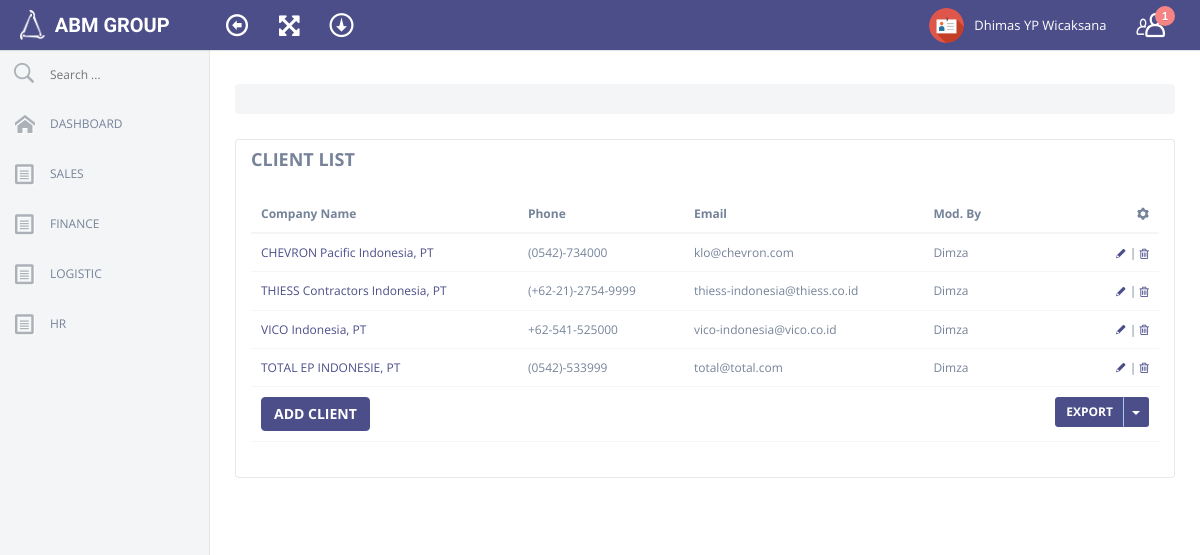
/list_client.php (signed in), run on the app's committed database.
### tables this page shows
CREATE TABLE IF NOT EXISTS `employee` (
`id_karyawan` int(255) NOT NULL,
  `no_pegawai` int(255) DEFAULT NULL,
  `join_date` varchar(100) DEFAULT '',
  `status_karyawan` varchar(1000) DEFAULT '',
  `kode_company` varchar(100) DEFAULT '',
  `nama_depan` varchar(1000) DEFAULT '',
  `nama_tengah` varchar(1000) DEFAULT '',
  `nama_belakang` varchar(1000) DEFAULT '',
  `tempat_lahir` varchar(1000) DEFAULT '',
  `ttl_karyawan` varchar(1000) DEFAULT '',
  `alamat_karyawan` varchar(1000) DEFAULT '',
  `kota_karyawan` varchar(1000) DEFAULT '',
  `kodepos_karyawan` int(255) DEFAULT NULL,
  `propinsi_karyawan` varchar(1000) DEFAULT '',
  `negara_karyawan` varchar(1000) DEFAULT '',
  `telpon_karyawan` varchar(1000) DEFAULT '',
  `mobile_karyawan` varchar(1000) DEFAULT '',
  `email_karyawan` varchar(1000) DEFAULT '',
  `job_tittle` varchar(1000) DEFAULT '',
  `basic_salary` int(255) DEFAULT NULL,
  `meals_salary` int(255) DEFAULT NULL,
  `npwp` varchar(1000) DEFAULT '',
  `bpjs` varchar(1000) DEFAULT '',
  `sex` varchar(1000) DEFAULT '',
  `martial_status` varchar(1000) DEFAULT '',
  `spouse_name` varchar(1000) DEFAULT '',
  `no_child` int(10) DEFAULT NULL,
  `emergency_contact` varchar(1000) DEFAULT '',
  `emergency_phone` varchar(1000) DEFAULT '',
  `id_type` varchar(1000) DEFAULT '',
  `id_no` varchar(1000) DEFAULT '',
  `foto` varchar(1000) DEFAULT '',
  `status` int(10) DEFAULT NULL,
  `vis` int(10) DEFAULT NULL,
  `create_user` varchar(1000) DEFAULT '',
  `create_date` varchar(1000) DEFAULT '',
  `modified_user` varchar(1000) DEFAULT '',
  `modified_date` varchar(1000) DEFAULT ''
);

CREATE TABLE IF NOT EXISTS `client` (
`id_client` int(255) NOT NULL,
  `nama_client` varchar(1000) DEFAULT '',
  `alamat_client` text,
  `kota_client` varchar(1000) DEFAULT '',
  `kodepos_client` int(255) DEFAULT NULL,
  `propinsi_client` varchar(1000) DEFAULT '',
  `negara_client` varchar(1000) DEFAULT '',
  `telpon_client` varchar(1000) DEFAULT '',
  `email_client` varchar(1000) DEFAULT '',
  `situs` varchar(100) DEFAULT '',
  `tags` varchar(1000) DEFAULT '',
  `vis` int(10) DEFAULT NULL,
  `logo` varchar(1000) DEFAULT '',
  `create_user` varchar(1000) DEFAULT '',
  `create_date` varchar(1000) DEFAULT '',
  `modified_user` varchar(1000) DEFAULT '',
  `modified_date` varchar(1000) DEFAULT ''
);

### date_format.php (called while the page is built)
<?PHP
	  $today = date("Y-m-d");
?>

### list_client.php (the view, shortened to what this page needs)
<?PHP
	  $id2=$_SESSION['SESS_MEMBER_ID'];
	  $tampil= mysql_query("select * from user where id_pegawai='$id2'");
	  $data_tampil = mysql_fetch_array($tampil);
	  $kd_role = $data_tampil['role'];
	  $peg = $data_tampil['nama_pegawai'];
	if ($kd_role == "1") {
  include ("head_meta.php");
?>
<body>
  <?PHP
  include ("header.php");
  include ("sidebar.php");
  include ("date_format.php");
  ?>
<div id=content>
  <div class=content-wrapper>
    <div class="row">
      <div class="col-lg-12 heading">
        <br>
        <ul id="crumb" class="breadcrumb">
        </ul>
      </div>
    </div>
    <div class=outlet>
      <div class=row>
        <div class=col-lg-12>
          <div class="panel panel-default plain panelRefresh">
            <div class="panel-heading white-bg">
              <h4>CLIENT LIST</h4>
            </div>
            <div class=panel-body>
              <table class="table display" id=datatable>
                <thead>
                  <tr>
                    <th>Company Name
                    <th>Phone
                    <th>Email
                    <th>Mod. By
                    <th style="text-align: right;"><i class="im-cog"></i>
                <tbody>
					<?PHP $com= mysql_query("select * from client where vis='0' order by id_client asc limit 0, 100");
						While($com2= mysql_fetch_assoc($com))
							{
								echo '<tr class="odd gradeX">';
								echo '<td><a href="detail_rekanan.php?kd='.$com2['id_client'].'" target="_Blank">'.$com2['nama_client'];
                echo '<td>'.$com2['telpon_client'];
								echo '</a><td>'.$com2['email_client'];
                echo '<td>'.$com2['modified_user'];
                echo '<td style="text-align: right;"><a href="edit_client.php?kd='.$com2["id_client"].'" target="_Blank"><i class="en-pencil"></i></a> | ';
								echo '<a href="sys/engine/hapus_rek.php?kd='.$com2["id_client"].'&&dt='.$today.'&&pg='.$peg.'&&clt='.$com2["nama_client"].'&&swch=1" onclick=\'return confirm("Anda yakin ingin menghapus?")\'><i class="fa-trash"></i></a>';
							}
					?>
                <tfoot>
                  <tr>
                    <th><a href="add_client.php" target="_Blank"><button type=button class="btn btn-primary">ADD CLIENT</button></a>
                    <th>
                    <th>
                    <th>
                    <th style="text-align: right;">
                      <div class=btn-group>
                        <button type=button class="btn btn-sm btn-primary">EXPORT</button>
                        <button type=button class="btn btn-sm btn-primary dropdown-toggle" data-toggle=dropdown><span class=caret></span> <span class=sr-only>Toggle Dropdown</span></button>
                      </div>
              </table>
            </div>
          </div>
        </div>
      </div>
    </div>
  </div>
</div>
<?PHP 	}  else { header("Location: error_page.php"); } ?>

### header.php (shortened to what this page needs)
Start #header -->
<div id="header">
  <div class=container-fluid>
    <div class=navbar>
      <div class="navbar-header">
        <a class=navbar-brand href=dashboard.php>
          <img style="margin: 5px 5px 10px 20px;" width="25" height="30" src=assets/img/logo01.png>
            <span class=text-logo>ABM GROUP</span><span class=text-slogan></span></a></div>
              <nav class=top-nav role=navigation>
                <ul class="nav navbar-nav pull-left">
                  <li id="toggle-sidebar-li"><a href=# id="toggle-sidebar"><i class=en-arrow-left2></i></a></li>
                  <li><a href=# class=full-screen><i class=fa-fullscreen></i></a></li>
                  <li><a href=# id="toggle-header-area"><i class=ec-download></i></a></li>
                </ul>
        <ul class="nav navbar-nav pull-right">
          <?PHP
                $idu= $data_tampil['nama_pegawai'];
                $idu2= mysql_query("select * from employee where nama_depan='$idu'") or die(mysql_error());
                $idu4= mysql_result($idu2, 0, 'nama_depan');
                $idu5= mysql_result($idu2, 0, 'nama_tengah');
                $idu6= mysql_result($idu2, 0, 'nama_belakang');
          ?>
          <li class=dropdown>
            <a href=# data-toggle=dropdown>
              <img class=user-avatar src=assets/img/ico/profile.png >
              <?PHP echo $idu4 ?> <?PHP echo $idu5 ?> <?PHP echo $idu6 ?>
            </a>
          </li>
          <li id="toggle-right-sidebar-li"><a href=# id="toggle-right-sidebar"><i class="ec-users"></i> <span class="notification">1</span></a></li>
        </ul>
      </nav>
    </div>
  </div>
</div>

### data on the page
employee: nama_depan "Dhimas", nama_belakang "YP Wicaksana"
client: nama_client "CHEVRON Pacific Indonesia, PT", telpon_client "(0542)-734000", email_client "klo@chevron.com", modified_user "Dimza"
client: nama_client "THIESS Contractors Indonesia, PT", telpon_client "(+62-21)-2754-9999", email_client "thiess-indonesia@thiess.co.id", modified_user "Dimza"
client: nama_client "VICO Indonesia, PT", telpon_client "+62-541-525000", email_client "vico-indonesia@vico.co.id", modified_user "Dimza"
client: nama_client "TOTAL EP INDONESIE, PT", telpon_client "(0542)-533999", email_client "total@total.com", modified_user "Dimza"
